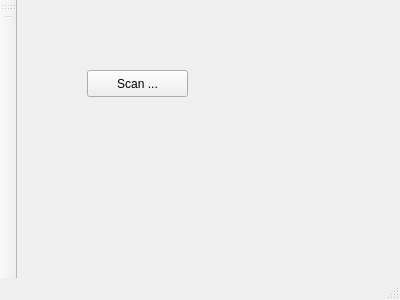
<?xml version="1.0" encoding="UTF-8"?>
<ui version="4.0">
 <class>MainWindow</class>
 <widget class="QMainWindow" name="MainWindow">
  <property name="geometry">
   <rect>
    <x>0</x>
    <y>0</y>
    <width>400</width>
    <height>300</height>
   </rect>
  </property>
  <property name="windowTitle">
   <string>MainWindow</string>
  </property>
  <widget class="QWidget" name="centralWidget">
   <widget class="QPushButton" name="scanButton">
    <property name="geometry">
     <rect>
      <x>70</x>
      <y>70</y>
      <width>101</width>
      <height>27</height>
     </rect>
    </property>
    <property name="text">
     <string>Scan ...</string>
    </property>
   </widget>
  </widget>
  <widget class="QMenuBar" name="menuBar">
   <property name="geometry">
    <rect>
     <x>0</x>
     <y>0</y>
     <width>400</width>
     <height>25</height>
    </rect>
   </property>
  </widget>
  <widget class="QToolBar" name="mainToolBar">
   <attribute name="toolBarArea">
    <enum>LeftToolBarArea</enum>
   </attribute>
   <attribute name="toolBarBreak">
    <bool>false</bool>
   </attribute>
   <addaction name="separator"/>
  </widget>
  <widget class="QStatusBar" name="statusBar"/>
 </widget>
 <layoutdefault spacing="6" margin="11"/>
 <resources/>
 <connections/>
</ui>
